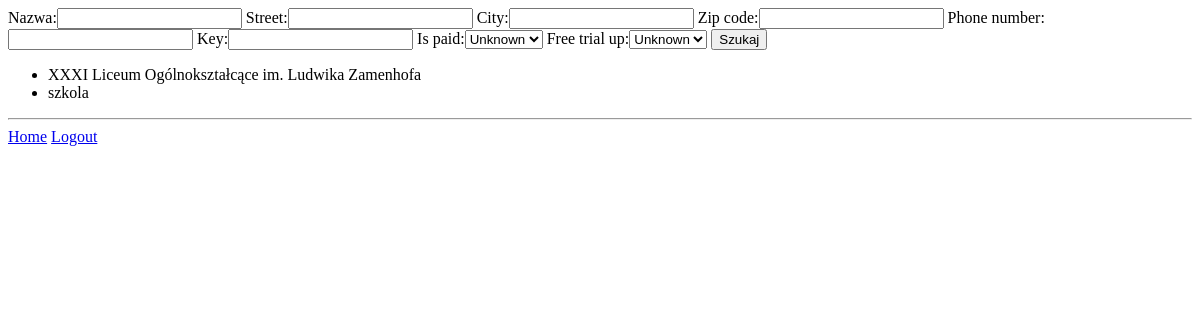
The page /administration/schools/ (signed in) on the database as committed earlier.
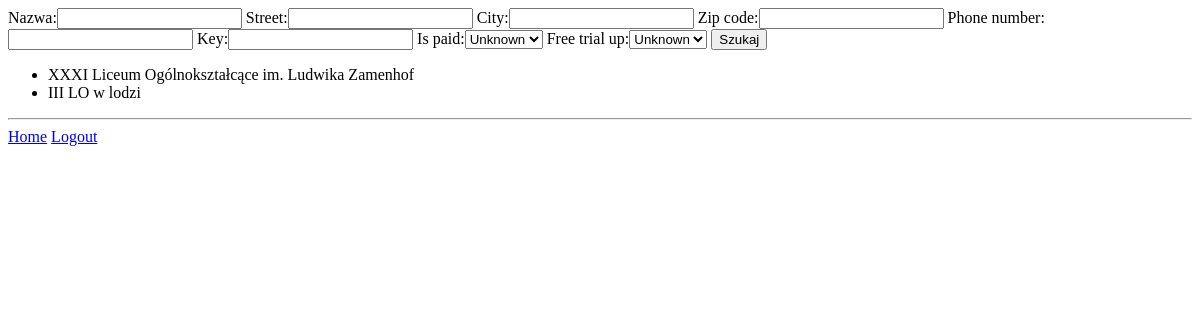
The same page on the database as committed later.
### teacher/models.py (models this page shows, shortened)
class School(models.Model):
    name = models.CharField(max_length=128)
    street = models.CharField(max_length=250)
    city = models.CharField(max_length=100)
    zip_code = models.CharField(max_length=6)
    phone_number = models.CharField(max_length=10)
    key = models.CharField(max_length=11, null=True, unique=True)
    is_paid = models.BooleanField(default=False)
    free_trial_up = models.BooleanField(default=False)

### administration/decorators.py (the view)
    def wrapper_func(request, *args, **kwargs):
        if request.user.is_superuser:
            return view_func(request, *args, **kwargs)
        return redirect('home')

### administration/views.py (called while the page is built)
@superuser_only
def schools(request):
    schools_qs = School.objects.all()
    filter = SchoolFilter(request.GET, queryset=schools_qs)
    schools_qs = filter.qs
    context = {
        'schools_qs': schools_qs,
        'filter': filter,
    }
    return render(request, 'administration/schools.html', context=context)

### templates/administration/schools.html (shortened to what this page needs)
{% extends 'base.html' %}
{% block content %}
<form method="get">
{{ filter.form }}
<button type="submit">Szukaj</button>
</form>
<ul>
    {% for school in schools_qs %}
    <li>{{ school.name }}</li>
    {% endfor %}
</ul>
{% endblock %}

Rows that differ between the two databases and show on the page:
removed School: name "XXXI Liceum Ogólnokształcące im. Ludwika Zamenhofa"
removed School: name "szkola"
added School: name "XXXI Liceum Ogólnokształcące im. Ludwika Zamenhof"
added School: name "III LO w lodzi"
